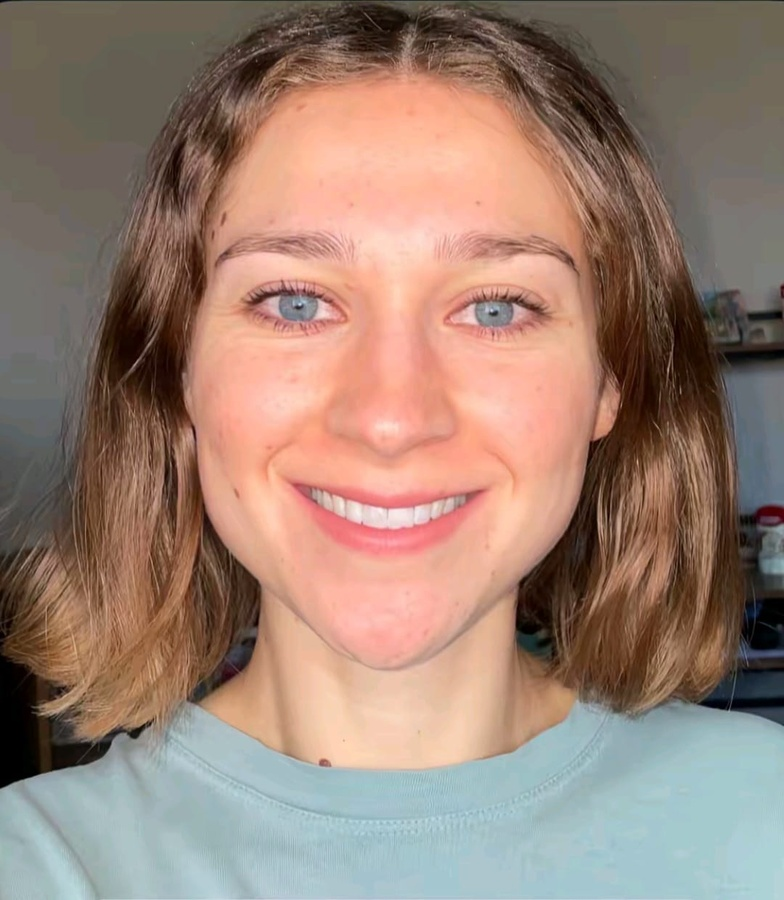
#> input picture backend/1.jpeg, 784 x 900 px, shrunk from 1080 x 1239 before the run
$ python test_color_features.py
#> lines starting #> are read from the running program, lines starting #| are printed output that depends on the picture
### backend/coloranalysis/ai/color_features.py
from __future__ import annotations

from pathlib import Path
from typing import Any, Callable

import cv2
import numpy as np
from skimage.color import rgb2lab

from coloranalysis.ai.region_extraction import RegionExtractionService


class ColorFeatureService:
    def __init__(self, patch_size: int = 9, stride: int = 6) -> None:
        self.region_service = RegionExtractionService()
        self.patch_size = patch_size
        self.stride = stride

    def _extract_region_pixels(self, image: np.ndarray, region: dict[str, int]) -> np.ndarray:
        x1, y1, x2, y2 = region["x1"], region["y1"], region["x2"], region["y2"]
        return image[y1:y2, x1:x2]

    def _rgb_to_lab_lch(self, rgb: list[int] | np.ndarray) -> dict[str, float]:
        rgb_array = np.array([[rgb]], dtype=np.float32) / 255.0
        lab = rgb2lab(rgb_array)[0][0]

        l = float(lab[0])
        a = float(lab[1])
        b = float(lab[2])

        c = float(np.sqrt(a ** 2 + b ** 2))
        h = float(np.degrees(np.arctan2(b, a)))
        if h < 0:
            h += 360

        return {
            "L": round(l, 2),
            "a": round(a, 2),
            "b": round(b, 2),
            "C": round(c, 2),
            "H": round(h, 2),
        }

    def _extract_patches(self, region_pixels: np.ndarray) -> list[np.ndarray]:
        patches: list[np.ndarray] = []

        if region_pixels.size == 0:
            return patches

        h, w = region_pixels.shape[:2]
        ps = self.patch_size
        st = self.stride

        if h < ps or w < ps:
            return patches

        for y in range(0, h - ps + 1, st):
            for x in range(0, w - ps + 1, st):
                patches.append(region_pixels[y:y + ps, x:x + ps])

        return patches

    def _is_valid_skin_patch(self, patch_bgr: np.ndarray) -> bool:
        if patch_bgr.size == 0:
            return False

        patch_rgb = cv2.cvtColor(patch_bgr, cv2.COLOR_BGR2RGB)
        patch_rgb_float = patch_rgb.astype(np.float32) / 255.0

        brightness = float(patch_rgb_float.mean())
        std_val = float(patch_rgb_float.std())

        if brightness < 0.15:
            return False

        if brightness > 0.95:
            return False

        if std_val > 0.22:
            return False

        return True

    # [12 lines left out: function _is_valid_generic_patch, not called in this run]

    def _is_valid_eye_patch(self, patch_bgr: np.ndarray) -> bool:
        if patch_bgr.size == 0:
            return False

        patch_rgb = cv2.cvtColor(patch_bgr, cv2.COLOR_BGR2RGB)
        patch_rgb_float = patch_rgb.astype(np.float32) / 255.0

        brightness = float(patch_rgb_float.mean())
        std_val = float(patch_rgb_float.std())

        if brightness < 0.03 or brightness > 0.95:
            return False

        if std_val < 0.03:
            return False

        return True

    def _patch_mean_rgb(self, patch_bgr: np.ndarray) -> list[int]:
        patch_rgb = cv2.cvtColor(patch_bgr, cv2.COLOR_BGR2RGB)
        mean_values = patch_rgb.mean(axis=(0, 1))
        return [int(v) for v in mean_values]

    def _extract_valid_patch_features(
        self,
        region_pixels: np.ndarray,
        patch_validator: Callable[[np.ndarray], bool],
    ) -> tuple[list[list[int]], list[dict[str, float]]]:
        valid_patch_rgbs: list[list[int]] = []
        valid_patch_lab_lch: list[dict[str, float]] = []

        patches = self._extract_patches(region_pixels)

        for patch in patches:
            if not patch_validator(patch):
                continue

            patch_rgb = self._patch_mean_rgb(patch)
            patch_lab_lch = self._rgb_to_lab_lch(patch_rgb)

            valid_patch_rgbs.append(patch_rgb)
            valid_patch_lab_lch.append(patch_lab_lch)

        return valid_patch_rgbs, valid_patch_lab_lch

    def _circular_mean_degrees(self, angles_deg: list[float]) -> float:
        if not angles_deg:
            return 0.0

        angles_rad = np.radians(angles_deg)
        mean_sin = np.mean(np.sin(angles_rad))
        mean_cos = np.mean(np.cos(angles_rad))

        mean_angle_rad = np.arctan2(mean_sin, mean_cos)
        mean_angle_deg = float(np.degrees(mean_angle_rad))

        if mean_angle_deg < 0:
            mean_angle_deg += 360

        return round(mean_angle_deg, 2)

    def _mean_rgb_from_patch_list(self, patch_rgbs: list[list[int]]) -> list[int]:
        if not patch_rgbs:
            return [0, 0, 0]

        arr = np.array(patch_rgbs, dtype=np.float32)
        mean_values = arr.mean(axis=0)
        return [int(round(v)) for v in mean_values]

    def _aggregate_patch_lab_lch(self, patch_lab_lch: list[dict[str, float]]) -> dict[str, float]:
        if not patch_lab_lch:
            return {
                "L": 0.0,
                "a": 0.0,
                "b": 0.0,
                "C": 0.0,
                "H": 0.0,
            }

        l_values = [item["L"] for item in patch_lab_lch]
        a_values = [item["a"] for item in patch_lab_lch]
        b_values = [item["b"] for item in patch_lab_lch]
        c_values = [item["C"] for item in patch_lab_lch]
        h_values = [item["H"] for item in patch_lab_lch]

        return {
            "L": round(float(np.mean(l_values)), 2),
            "a": round(float(np.mean(a_values)), 2),
            "b": round(float(np.mean(b_values)), 2),
            "C": round(float(np.mean(c_values)), 2),
            "H": self._circular_mean_degrees(h_values),
        }

    def _build_skin_features(
        self,
        left_rgb: list[int],
        right_rgb: list[int],
        forehead_rgb: list[int],
        left_lab_lch: dict[str, float],
        right_lab_lch: dict[str, float],
        forehead_lab_lch: dict[str, float],
    ) -> dict[str, float]:
        avg_skin_r = round((left_rgb[0] + right_rgb[0] + forehead_rgb[0]) / 3, 2)
        avg_skin_g = round((left_rgb[1] + right_rgb[1] + forehead_rgb[1]) / 3, 2)
        avg_skin_b = round((left_rgb[2] + right_rgb[2] + forehead_rgb[2]) / 3, 2)

        avg_skin_l = round((left_lab_lch["L"] + right_lab_lch["L"] + forehead_lab_lch["L"]) / 3, 2)
        avg_skin_a = round((left_lab_lch["a"] + right_lab_lch["a"] + forehead_lab_lch["a"]) / 3, 2)
        avg_skin_b_lab = round((left_lab_lch["b"] + right_lab_lch["b"] + forehead_lab_lch["b"]) / 3, 2)
        avg_skin_c = round((left_lab_lch["C"] + right_lab_lch["C"] + forehead_lab_lch["C"]) / 3, 2)
        avg_skin_h = self._circular_mean_degrees([
            left_lab_lch["H"],
            right_lab_lch["H"],
            forehead_lab_lch["H"],
        ])

        cheek_l_diff = round(abs(left_lab_lch["L"] - right_lab_lch["L"]), 2)
        cheek_a_diff = round(abs(left_lab_lch["a"] - right_lab_lch["a"]), 2)
        cheek_b_diff = round(abs(left_lab_lch["b"] - right_lab_lch["b"]), 2)
        cheek_c_diff = round(abs(left_lab_lch["C"] - right_lab_lch["C"]), 2)

        cheek_h_diff_raw = abs(left_lab_lch["H"] - right_lab_lch["H"])
        cheek_h_diff = round(min(cheek_h_diff_raw, 360 - cheek_h_diff_raw), 2)

        cheeks_avg_l = (left_lab_lch["L"] + right_lab_lch["L"]) / 2
        cheeks_avg_a = (left_lab_lch["a"] + right_lab_lch["a"]) / 2
        cheeks_avg_b = (left_lab_lch["b"] + right_lab_lch["b"]) / 2
        cheeks_avg_c = (left_lab_lch["C"] + right_lab_lch["C"]) / 2
        cheeks_avg_h = self._circular_mean_degrees([left_lab_lch["H"], right_lab_lch["H"]])

        forehead_vs_cheeks_l_diff = round(abs(forehead_lab_lch["L"] - cheeks_avg_l), 2)
        forehead_vs_cheeks_a_diff = round(abs(forehead_lab_lch["a"] - cheeks_avg_a), 2)
        forehead_vs_cheeks_b_diff = round(abs(forehead_lab_lch["b"] - cheeks_avg_b), 2)
        forehead_vs_cheeks_c_diff = round(abs(forehead_lab_lch["C"] - cheeks_avg_c), 2)

        forehead_h_diff_raw = abs(forehead_lab_lch["H"] - cheeks_avg_h)
        forehead_vs_cheeks_h_diff = round(min(forehead_h_diff_raw, 360 - forehead_h_diff_raw), 2)

        return {
            "avg_skin_r": avg_skin_r,
            "avg_skin_g": avg_skin_g,
            "avg_skin_b": avg_skin_b,

            "avg_skin_L": avg_skin_l,
            "avg_skin_a": avg_skin_a,
            "avg_skin_b_lab": avg_skin_b_lab,
            "avg_skin_C": avg_skin_c,
            "avg_skin_H": avg_skin_h,

            "cheek_L_diff": cheek_l_diff,
            "cheek_a_diff": cheek_a_diff,
            "cheek_b_diff": cheek_b_diff,
            "cheek_C_diff": cheek_c_diff,
            "cheek_H_diff": cheek_h_diff,

            "forehead_vs_cheeks_L_diff": forehead_vs_cheeks_l_diff,
            "forehead_vs_cheeks_a_diff": forehead_vs_cheeks_a_diff,
            "forehead_vs_cheeks_b_diff": forehead_vs_cheeks_b_diff,
            "forehead_vs_cheeks_C_diff": forehead_vs_cheeks_c_diff,
            "forehead_vs_cheeks_H_diff": forehead_vs_cheeks_h_diff,
        }

    def _build_eye_features(
        self,
        left_eye_rgb: list[int],
        right_eye_rgb: list[int],
        left_eye_lab_lch: dict[str, float],
        right_eye_lab_lch: dict[str, float],
        skin_features: dict[str, float],
    ) -> dict[str, float]:
        avg_eye_r = round((left_eye_rgb[0] + right_eye_rgb[0]) / 2, 2)
        avg_eye_g = round((left_eye_rgb[1] + right_eye_rgb[1]) / 2, 2)
        avg_eye_b = round((left_eye_rgb[2] + right_eye_rgb[2]) / 2, 2)

        avg_eye_l = round((left_eye_lab_lch["L"] + right_eye_lab_lch["L"]) / 2, 2)
        avg_eye_a = round((left_eye_lab_lch["a"] + right_eye_lab_lch["a"]) / 2, 2)
        avg_eye_b_lab = round((left_eye_lab_lch["b"] + right_eye_lab_lch["b"]) / 2, 2)
        avg_eye_c = round((left_eye_lab_lch["C"] + right_eye_lab_lch["C"]) / 2, 2)
        avg_eye_h = self._circular_mean_degrees([
            left_eye_lab_lch["H"],
            right_eye_lab_lch["H"],
        ])

        eye_l_diff = round(abs(left_eye_lab_lch["L"] - right_eye_lab_lch["L"]), 2)
        eye_a_diff = round(abs(left_eye_lab_lch["a"] - right_eye_lab_lch["a"]), 2)
        eye_b_diff = round(abs(left_eye_lab_lch["b"] - right_eye_lab_lch["b"]), 2)
        eye_c_diff = round(abs(left_eye_lab_lch["C"] - right_eye_lab_lch["C"]), 2)

        eye_h_diff_raw = abs(left_eye_lab_lch["H"] - right_eye_lab_lch["H"])
        eye_h_diff = round(min(eye_h_diff_raw, 360 - eye_h_diff_raw), 2)

        eye_vs_skin_l_diff = round(abs(avg_eye_l - skin_features["avg_skin_L"]), 2)
        eye_darkness = round(100 - avg_eye_l, 2)

        return {
            "avg_eye_r": avg_eye_r,
            "avg_eye_g": avg_eye_g,
            "avg_eye_b": avg_eye_b,

            "avg_eye_L": avg_eye_l,
            "avg_eye_a": avg_eye_a,
            "avg_eye_b_lab": avg_eye_b_lab,
            "avg_eye_C": avg_eye_c,
            "avg_eye_H": avg_eye_h,

            "eye_L_diff": eye_l_diff,
            "eye_a_diff": eye_a_diff,
            "eye_b_diff": eye_b_diff,
            "eye_C_diff": eye_c_diff,
            "eye_H_diff": eye_h_diff,

            "eye_vs_skin_L_diff": eye_vs_skin_l_diff,
            "eye_darkness": eye_darkness,
        }

    def _extract_region_color_summary(
        self,
        image: np.ndarray,
        region: dict[str, int],
        patch_validator: Callable[[np.ndarray], bool],
    ) -> dict[str, Any]:
        region_pixels = self._extract_region_pixels(image, region)
        patch_rgbs, patch_lab_lch = self._extract_valid_patch_features(region_pixels, patch_validator)

        if not patch_lab_lch:
            return {
                "success": False,
                "rgb": [0, 0, 0],
                "lab_lch": {"L": 0.0, "a": 0.0, "b": 0.0, "C": 0.0, "H": 0.0},
                "patch_count": 0,
            }

        return {
            "success": True,
            "rgb": self._mean_rgb_from_patch_list(patch_rgbs),
            "lab_lch": self._aggregate_patch_lab_lch(patch_lab_lch),
            "patch_count": len(patch_lab_lch),
        }

    def extract_color_features(
        self,
        image_path: str | Path,
        is_hair_visible: str = "yes",
        is_hair_natural: str = "yes",
        natural_hair_color: str | None = None,
    ) -> dict[str, Any]:
#> called with image_path = '1.jpeg', is_hair_visible = 'yes', is_hair_natural = 'no', natural_hair_color = 'dark_brown'
        image_path = str(image_path)

        image = cv2.imread(image_path)
#> image is the input picture: shape (900, 784, 3); mean B, G, R 115.9, 129.3, 154.9
        if image is None:
            return {
                "success": False,
                "error": "Image could not be loaded."
            }

        region_result = self.region_service.extract_regions(image_path)
        if not region_result.get("success"):
            return region_result

        regions = region_result["regions"]

        left_cheek = self._extract_region_color_summary(image, regions["left_cheek"], self._is_valid_skin_patch)
        right_cheek = self._extract_region_color_summary(image, regions["right_cheek"], self._is_valid_skin_patch)
        forehead = self._extract_region_color_summary(image, regions["forehead"], self._is_valid_skin_patch)

        if not left_cheek["success"] or not right_cheek["success"] or not forehead["success"]:
            return {
                "success": False,
                "error": "Not enough valid skin patches found in one or more face regions."
            }

        skin_features = self._build_skin_features(
            left_cheek["rgb"],
            right_cheek["rgb"],
            forehead["rgb"],
            left_cheek["lab_lch"],
            right_cheek["lab_lch"],
            forehead["lab_lch"],
        )

        left_eye = self._extract_region_color_summary(image, regions["left_eye"], self._is_valid_eye_patch)
        right_eye = self._extract_region_color_summary(image, regions["right_eye"], self._is_valid_eye_patch)

        eye_features = None
        if left_eye["success"] and right_eye["success"]:
            eye_features = self._build_eye_features(
                left_eye["rgb"],
                right_eye["rgb"],
                left_eye["lab_lch"],
                right_eye["lab_lch"],
                skin_features,
            )

        observed_hair_summary: dict[str, Any] = {
            "used_observed_hair": False,
            "hair_rgb": None,
            "hair_lab_lch": None,
            "hair_patch_count": 0,
            "natural_hair_color": natural_hair_color,
        }

        if is_hair_visible == "yes" and is_hair_natural == "yes":
            hair = self._extract_region_color_summary(image, regions["hair_region"], self._is_valid_generic_patch)
            if hair["success"]:
                observed_hair_summary = {
                    "used_observed_hair": True,
                    "hair_rgb": hair["rgb"],
                    "hair_lab_lch": hair["lab_lch"],
                    "hair_patch_count": hair["patch_count"],
                    "natural_hair_color": natural_hair_color,
                }

        return {
            "success": True,
            "face_box": region_result["face_box"],
            "regions": regions,
            "features": {
                "skin": {
                    "left_cheek_rgb": left_cheek["rgb"],
                    "right_cheek_rgb": right_cheek["rgb"],
                    "forehead_rgb": forehead["rgb"],
                    "left_cheek_lab_lch": left_cheek["lab_lch"],
                    "right_cheek_lab_lch": right_cheek["lab_lch"],
                    "forehead_lab_lch": forehead["lab_lch"],
                    "left_cheek_patch_count": left_cheek["patch_count"],
                    "right_cheek_patch_count": right_cheek["patch_count"],
                    "forehead_patch_count": forehead["patch_count"],
                    "total_valid_patch_count": (
                        left_cheek["patch_count"]
                        + right_cheek["patch_count"]
                        + forehead["patch_count"]
                    ),
                    "aggregated_features": skin_features,
                },
                "eyes": {
                    "left_eye_rgb": left_eye["rgb"],
                    "right_eye_rgb": right_eye["rgb"],
                    "left_eye_lab_lch": left_eye["lab_lch"],
                    "right_eye_lab_lch": right_eye["lab_lch"],
                    "left_eye_patch_count": left_eye["patch_count"],
                    "right_eye_patch_count": right_eye["patch_count"],
                    "aggregated_features": eye_features,
                },
                "hair": observed_hair_summary,
                "metadata": {
                    "is_hair_visible": is_hair_visible,
                    "is_hair_natural": is_hair_natural,
                    "natural_hair_color": natural_hair_color,
                }
            }
        }

### backend/coloranalysis/ai/face_detection.py
from __future__ import annotations

from pathlib import Path
from typing import Any

import cv2


class FaceDetectionService:
    def __init__(self) -> None:
        cascade_path = cv2.data.haarcascades + "haarcascade_frontalface_default.xml"
        self.face_cascade = cv2.CascadeClassifier(cascade_path)

    def detect_face(self, image_path: str | Path) -> dict[str, Any]:
#> called with image_path = '1.jpeg'
        image_path = str(image_path)

        image = cv2.imread(image_path)
        if image is None:
            return {
                "success": False,
                "face_detected": False,
                "error": "Image could not be loaded."
            }

        gray = cv2.cvtColor(image, cv2.COLOR_BGR2GRAY)
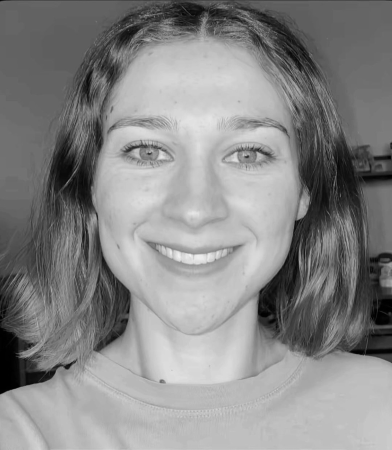
#> gray: shape (900, 784) (shown at 1/2 size); min 0, max 245, mean 135.4

        faces = self.face_cascade.detectMultiScale(
            gray,
            scaleFactor=1.05,
            minNeighbors=3,
            minSize=(60, 60)
        )
#> faces = [[248, 563, 291, 291], [145, 115, 502, 502]]

        if len(faces) == 0:
            return {
                "success": True,
                "face_detected": False,
                "message": "No face detected."
            }

        largest_face = max(faces, key=lambda f: f[2] * f[3])
#> largest_face = [145, 115, 502, 502]
        x, y, w, h = largest_face
#> x = 145; y = 115; w = 502; h = 502

        return {
            "success": True,
            "face_detected": True,
            "message": "Face detected successfully.",
            "face_box": {
                "x": int(x),
                "y": int(y),
                "w": int(w),
                "h": int(h),
            }
        }

### backend/coloranalysis/ai/region_extraction.py
from __future__ import annotations

from pathlib import Path
from typing import Any

import cv2

from coloranalysis.ai.face_detection import FaceDetectionService


class RegionExtractionService:
    def __init__(self) -> None:
        self.face_detector = FaceDetectionService()

    def extract_regions(self, image_path: str | Path) -> dict[str, Any]:
        image_path = str(image_path)

        image = cv2.imread(image_path)
        if image is None:
            return {
                "success": False,
                "error": "Image could not be loaded."
            }

        detection_result = self.face_detector.detect_face(image_path)
#> detection_result = 4 items

        if not detection_result.get("face_detected"):
            return {
                "success": False,
                "error": "No face detected."
            }

        face_box = detection_result["face_box"]
#> face_box = {'x': 145, 'y': 115, 'w': 502, 'h': 502}
        x = face_box["x"]
#> x = 145
        y = face_box["y"]
#> y = 115
        w = face_box["w"]
#> w = 502
        h = face_box["h"]
#> h = 502

        img_h, img_w = image.shape[:2]

        def clamp_region(x1: int, y1: int, x2: int, y2: int) -> dict[str, int]:
#> called with x1 = 235, y1 = 376, x2 = 335, y2 = 476
            x1 = max(0, min(x1, img_w - 1))
            y1 = max(0, min(y1, img_h - 1))
            x2 = max(0, min(x2, img_w))
            y2 = max(0, min(y2, img_h))

            return {
                "x1": x1,
                "y1": y1,
                "x2": x2,
                "y2": y2,
            }

        # skin regions
        left_cheek = clamp_region(
            x + int(w * 0.18),
            y + int(h * 0.52),
            x + int(w * 0.38),
            y + int(h * 0.72),
        )
#> left_cheek = {'x1': 235, 'y1': 376, 'x2': 335, 'y2': 476}

        right_cheek = clamp_region(
            x + int(w * 0.62),
            y + int(h * 0.52),
            x + int(w * 0.82),
            y + int(h * 0.72),
        )
#> right_cheek = {'x1': 456, 'y1': 376, 'x2': 556, 'y2': 476}

        forehead = clamp_region(
            x + int(w * 0.35),
            y + int(h * 0.15),
            x + int(w * 0.65),
            y + int(h * 0.30),
        )
#> forehead = {'x1': 320, 'y1': 190, 'x2': 471, 'y2': 265}

        # eye regions
        # eye regions - smaller and more centered
        left_eye = clamp_region(
            x + int(w * 0.27),
            y + int(h * 0.37),
            x + int(w * 0.37),
            y + int(h * 0.43),
        )
#> left_eye = {'x1': 280, 'y1': 300, 'x2': 330, 'y2': 330}

        right_eye = clamp_region(
            x + int(w * 0.63),
            y + int(h * 0.37),
            x + int(w * 0.73),
            y + int(h * 0.43),
        )
#> right_eye = {'x1': 461, 'y1': 300, 'x2': 511, 'y2': 330}

        # hair region: upper band around hairline / top head area
        hair_region = clamp_region(
            x + int(w * 0.15),
            y,
            x + int(w * 0.85),
            y + int(h * 0.18),
        )
#> hair_region = {'x1': 220, 'y1': 115, 'x2': 571, 'y2': 205}

        return {
            "success": True,
            "face_box": face_box,
            "regions": {
                "left_cheek": left_cheek,
                "right_cheek": right_cheek,
                "forehead": forehead,
                "left_eye": left_eye,
                "right_eye": right_eye,
                "hair_region": hair_region,
            }
        }

### backend/test_color_features.py
from coloranalysis.ai.color_features import ColorFeatureService

service = ColorFeatureService()

result = service.extract_color_features(
    "1.jpeg",
    is_hair_visible="yes",
    is_hair_natural="no",
    natural_hair_color="dark_brown",
)
#> in extract_color_features, `region_result = self.region_service.extract_regions(image_path)`: region_result = 3 items
#> in extract_color_features, `regions = region_result["regions"]`: regions = 6 items
#> in _extract_region_pixels, `x1, y1, x2, y2 = region["x1"], region["y1"], region["x2"], region["y2"]`: x1 = 235; y1 = 376; x2 = 335; y2 = 476
#> in _extract_region_pixels, `return image[y1:y2, x1:x2]`:
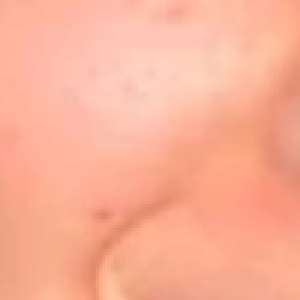
#> returned value: shape (100, 100, 3) (shown 3 times larger); mean of channels 0, 1, 2 151.1, 176.2, 250.1; drawn as B, G, R
#> (the rest of the program and of its run is left out)
